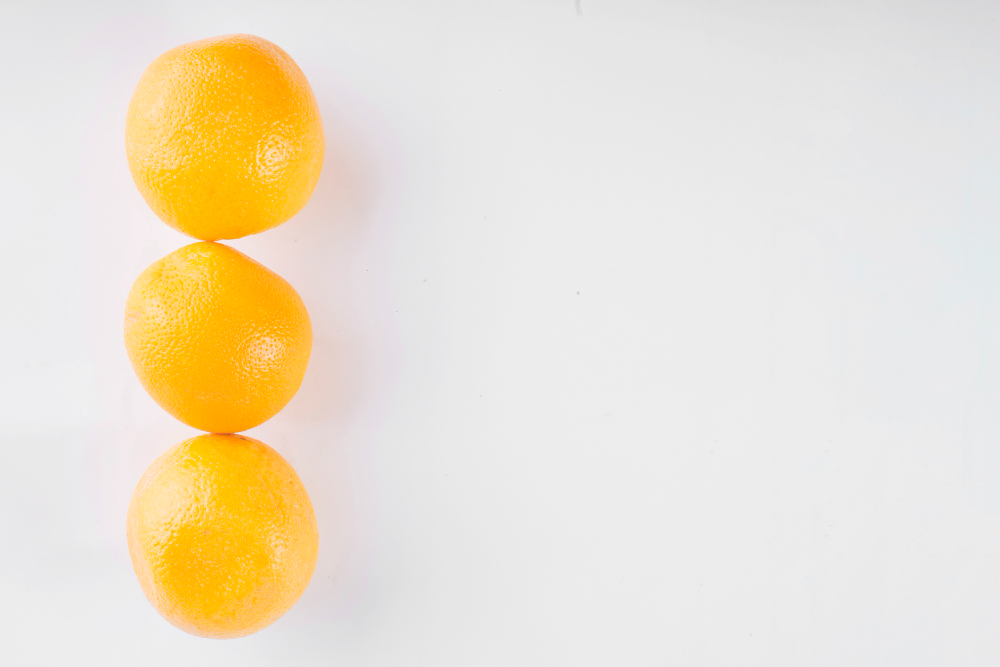
#> input picture pdi_lab/python/images/input/laranjas.png, 1000 x 667 px
$ python sobreposicao.py
#> lines starting #> are read from the running program, lines starting #| are printed output that depends on the picture; after the words box and inside, x2 and y2 are one past the last pixel; in counts of white or black regions, pixels touching at a corner belong together

from pathlib import Path

import cv2
import numpy as np


def criar_sobreposicao(
    imagem: np.ndarray,
    mascara: np.ndarray,
    alpha: float = 0.4,
) -> np.ndarray:
    """Destaca em vermelho os pixels classificados como objeto."""

    if imagem is None or imagem.size == 0:
        raise ValueError("A imagem original está vazia.")

    if mascara is None or mascara.size == 0:
        raise ValueError("A máscara está vazia.")

    if imagem.ndim != 3 or imagem.shape[2] != 3:
        raise ValueError("A imagem original deve ter três canais.")

    if mascara.ndim != 2:
        raise ValueError("A máscara deve ter um único canal.")

    if imagem.shape[:2] != mascara.shape:
        raise ValueError(
            "A imagem e a máscara devem ter as mesmas dimensões."
        )

    if not 0.0 <= alpha <= 1.0:
        raise ValueError("alpha deve estar entre 0 e 1.")

    if not np.isin(mascara, [0, 255]).all():
        raise ValueError("A máscara deve conter apenas 0 e 255.")

    resultado = imagem.copy()
    selecionados = mascara == 255

    vermelho = np.zeros_like(imagem)
    vermelho[:] = (0, 0, 255)  # BGR

    resultado[selecionados] = cv2.addWeighted(
        imagem[selecionados],
        1.0 - alpha,
        vermelho[selecionados],
        alpha,
        0,
    )

    return resultado


def main():
    raiz = Path(__file__).resolve().parents[1]
    pasta_entrada = raiz / "images" / "input"
    pasta_saida = raiz / "images" / "output"

    casos = [
        ("laranjas.png", "laranjas_hsv.png",
         "laranjas_hsv_overlay.png"),
        ("laranjas.png", "laranjas_fixed.png",
         "laranjas_fixed_overlay.png"),
        ("limoes.png", "limoes_hsv.png",
         "limoes_hsv_overlay.png"),
        ("limoes.png", "limoes_fixed.png",
         "limoes_fixed_overlay.png"),
    ]

    pasta_saida.mkdir(parents=True, exist_ok=True)

    for nome_imagem, nome_mascara, nome_saida in casos:
        imagem = cv2.imread(
            str(pasta_entrada / nome_imagem),
            cv2.IMREAD_COLOR,
        )
#> imagem is the input picture: shape (667, 1000, 3); mean B, G, R 208.1, 226.4, 235.8
        mascara = cv2.imread(
            str(pasta_saida / nome_mascara),
            cv2.IMREAD_GRAYSCALE,
        )
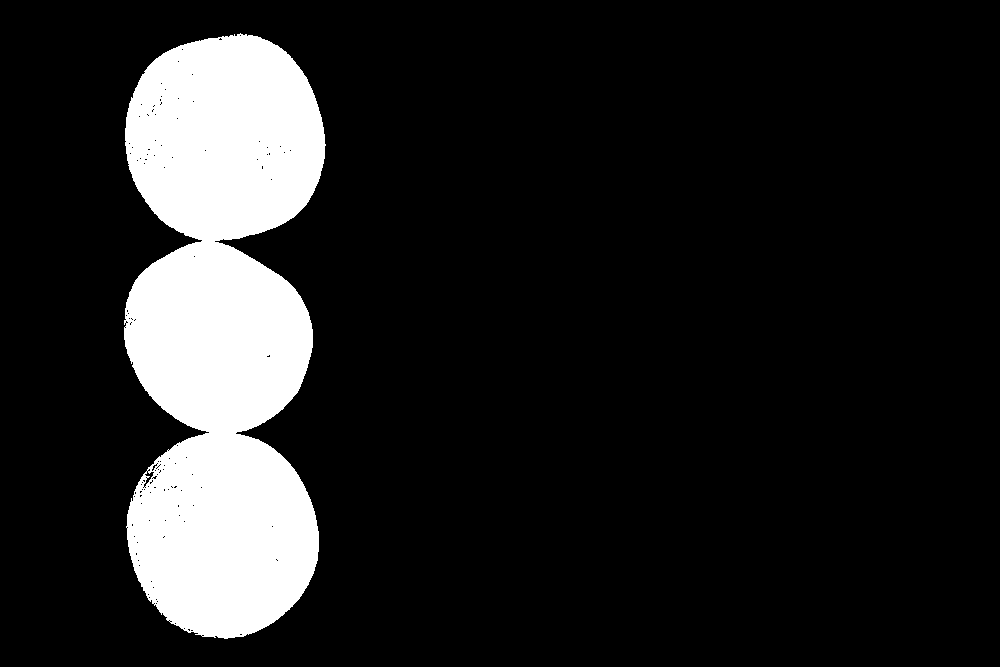
#> input picture pdi_lab/python/images/output/laranjas_hsv.png, 1000 x 667 px
#> mascara: shape (667, 1000); 13.7% white; 1 white region, box (x1, y1, x2, y2) and area: (124, 33, 326, 639) 91407

        if imagem is None:
            raise FileNotFoundError(
                f"Imagem não encontrada: {nome_imagem}"
            )

        if mascara is None:
            raise FileNotFoundError(
                f"Máscara não encontrada: {nome_mascara}"
            )

        sobreposicao = criar_sobreposicao(imagem, mascara)
#> in criar_sobreposicao, `resultado[selecionados] = cv2.addWeighted( imagem[selecionados], 1.0 -..`:
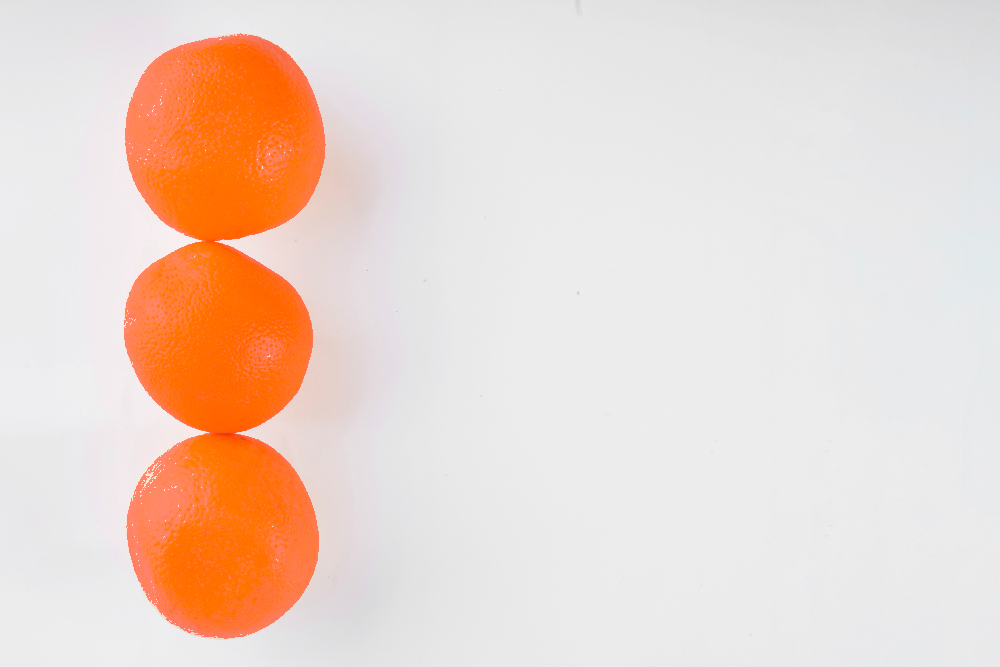
#> resultado: shape (667, 1000, 3); 13.7% of pixels changed, all inside (x1, y1, x2, y2) = (124, 33, 326, 639)
        caminho_saida = pasta_saida / nome_saida

        if not cv2.imwrite(str(caminho_saida), sobreposicao):
            raise OSError(
                f"Não foi possível salvar: {caminho_saida}"
            )

        print(f"Sobreposição salva: {caminho_saida}")
#> pass 2 of the loop in main, `for nome_imagem, nome_mascara, nome_saida in casos:`:
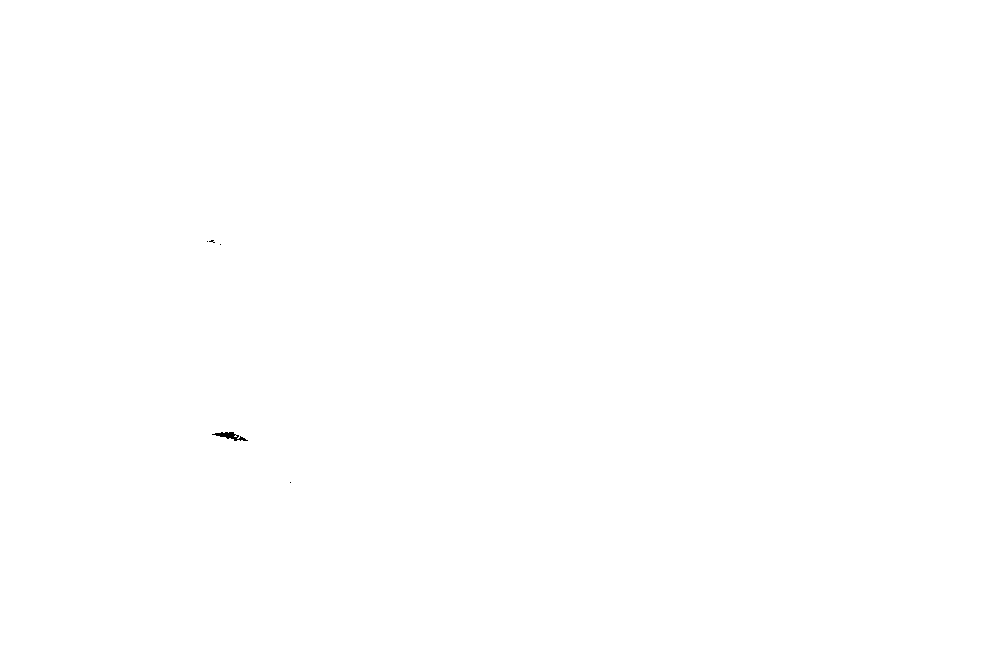
#> input picture pdi_lab/python/images/output/laranjas_fixed.png, 1000 x 667 px
#> mascara: shape (667, 1000); 100% white; 5 black regions (4 under 20 px), largest, box (x1, y1, x2, y2) and area: (212, 432, 248, 441) 142
#> in criar_sobreposicao (call 2), `resultado[selecionados] = cv2.addWeighted( imagem[selecionados], 1.0 -..`:
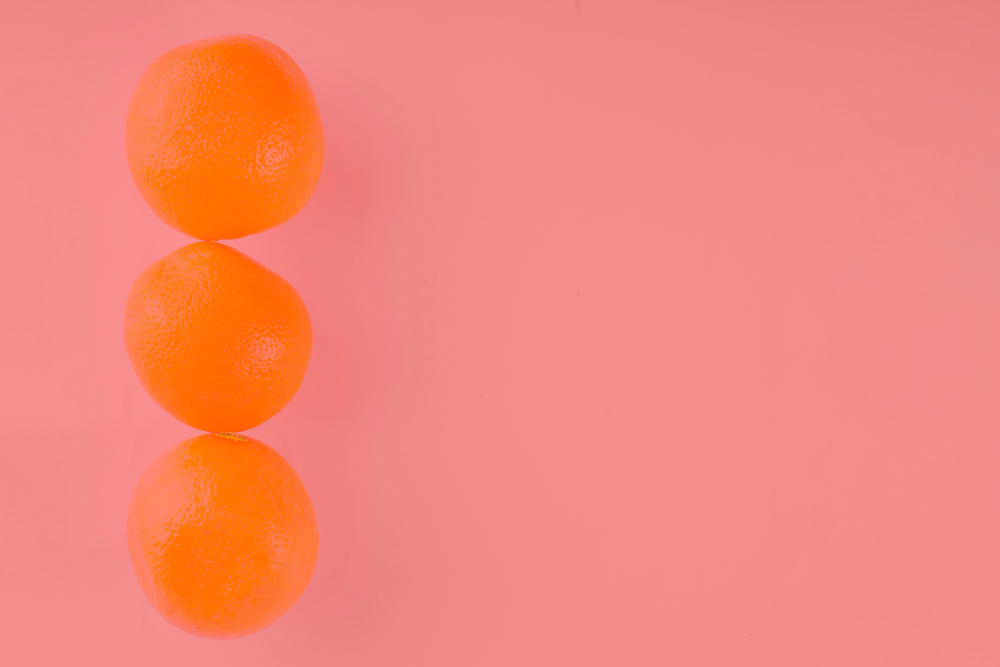
#> resultado: shape (667, 1000, 3); mean B, G, R 124.9, 135.9, 243.5


if __name__ == "__main__":
#> (the run stopped early here; a loop or call above may not have finished)
